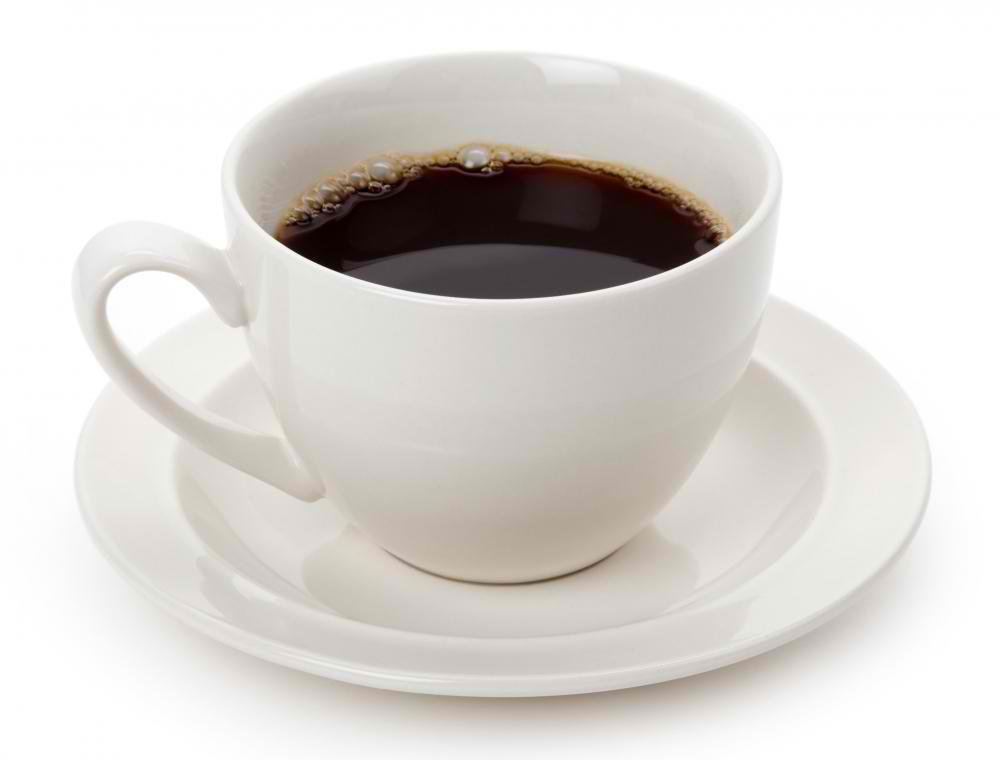
#> input picture exercise_submissions/data/coffee.jpg, 1000 x 760 px
$ jupyter execute exercise_submission_imageFFT_TM.ipynb
#> lines starting #> are read from the running program, lines starting #| are printed output that depends on the picture; after the words box and inside, x2 and y2 are one past the last pixel; in counts of white or black regions, pixels touching at a corner belong together
[cell 1]
import numpy as np
import matplotlib.pyplot as plt
import scipy.io.wavfile
import scipy.fftpack
import cv2

[cell 2]
# load an image in black and white and show it
image = 'data//coffee.jpg'
# image = 'data//cookies.jpg'
im_gray = cv2.imread(image, 0)
#> im_gray: shape (760, 1000); min 0, max 255, mean 216

fig = plt.figure()
plt.imshow( im_gray , cmap='gray')
y = plt.show()

[cell 3]
# show the frequency spectrum of that image
y = scipy.fftpack.fft2(im_gray)
yshift = scipy.fftpack.fftshift(y)

plt.imshow(np.log10(abs(yshift)) ,cmap='gray')
plt.show()
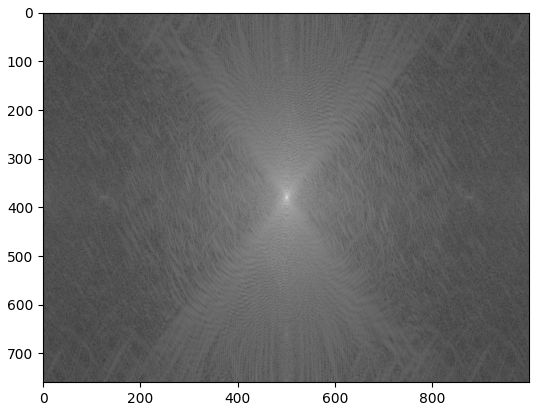
#> figure drawn by matplotlib, 1 panel

# show the inversely transformed image (image is conserved)
x = scipy.fftpack.ifftshift(yshift)
im_return = scipy.fftpack.ifft2(x)

plt.imshow( abs(im_return),cmap = 'gray')
plt.show()
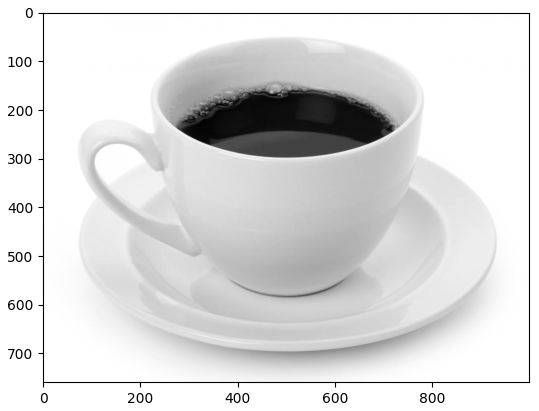
#> figure drawn by matplotlib, 1 panel

[cell 4]
# Create a random Boolean mask
def create_random_mask(y,zero_fraction):
    rand_mask = np.random.random(y.shape)
    rand_mask[rand_mask>=zero_fraction] = 0
    mask = rand_mask.round().astype(bool)
    return mask

# Set masked frequency values to 0 that
y_random = y.copy()
fraction_to_zero = 0.9
mask = create_random_mask(y_random, fraction_to_zero)
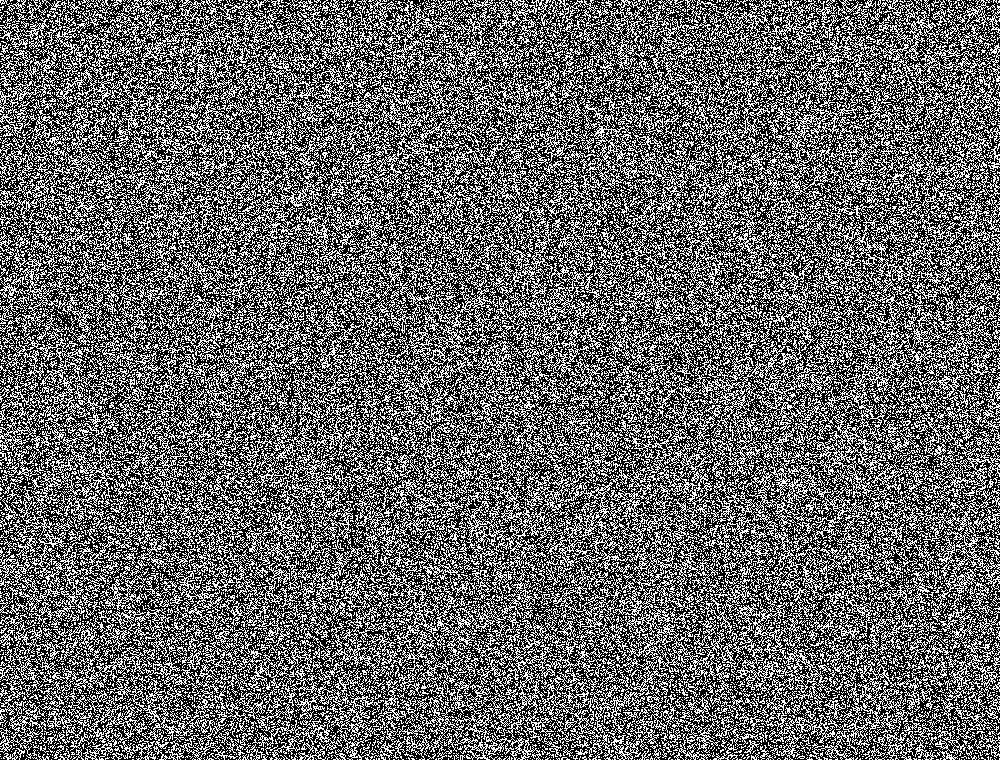
#> mask: shape (760, 1000) bool; 40.1% white in thin lines or dots
y_random[mask] = 0

# Plot frequency spectrum after mask is applied
yshift = scipy.fftpack.fftshift(y_random)
plt.imshow(np.log10(abs(yshift)+1) ,cmap='gray')
plt.show()
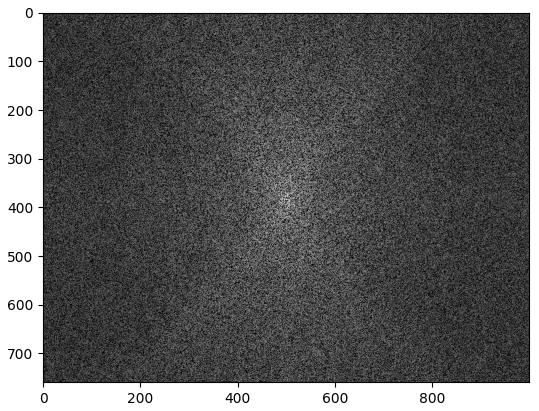
#> figure drawn by matplotlib, 1 panel

# transform masked image back to image-space and show it
x = scipy.fftpack.ifftshift(y_random)
im_return = scipy.fftpack.ifft2(x)

plt.imshow( abs(im_return),cmap = 'gray')
plt.show()
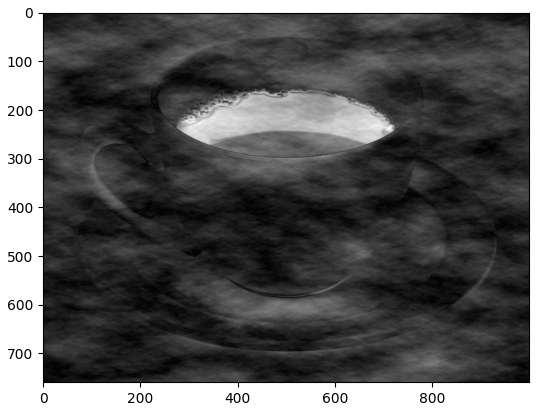
#> figure drawn by matplotlib, 1 panel

[cell 5]
# Create a Boolean mask for lowest values
def create_smallValue_mask(y,zero_fraction):
#> called with y = array of shape (760, 1000), zero_fraction = 0.9
    N = y.shape[0]*y.shape[1]
#> N = 760000
    mask = abs(y).reshape(N)
    N_ratio = 0.9
    cutoff = np.round(N*N_ratio).astype(int)
#> cutoff = 684000
    y_ind_lowtohigh = mask.argsort()
    mask[y_ind_lowtohigh[1:cutoff] ] = 1
    mask[y_ind_lowtohigh[cutoff+1::] ] = 0
    mask_shaped = np.reshape( mask.astype(bool), y.shape)
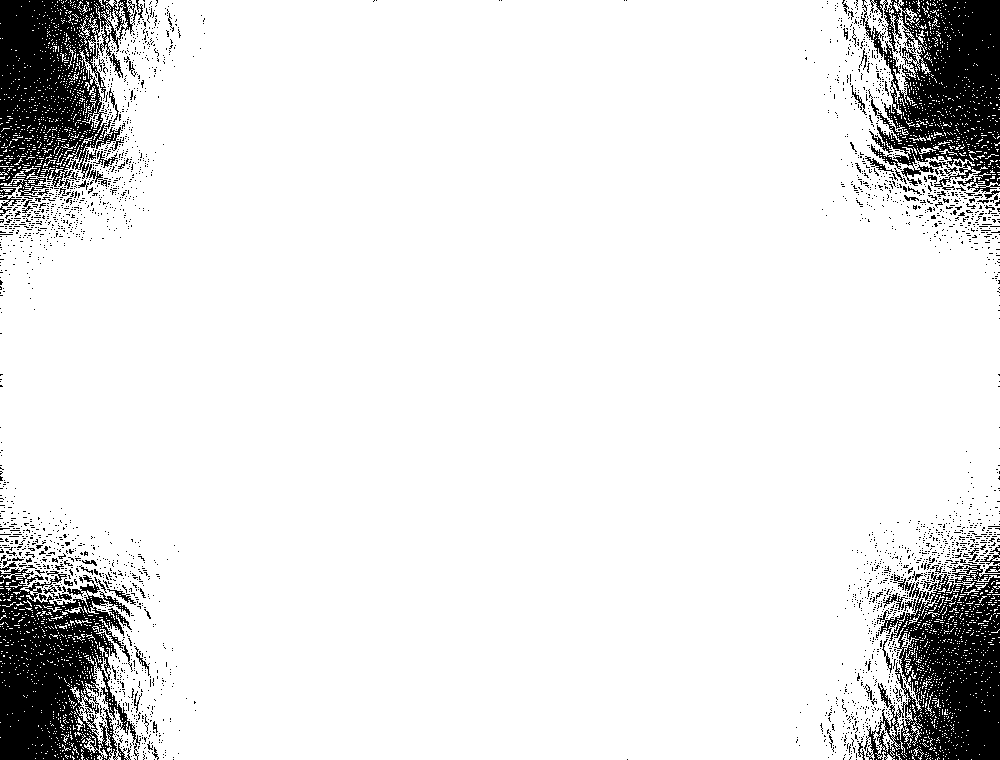
#> mask_shaped: shape (760, 1000) bool; 90% white; 2819 black regions (2740 under 20 px), largest, box (x1, y1, x2, y2) and area: (0, 568, 140, 760) 16745, (861, 0, 1000, 193) 16686, (0, 0, 137, 197) 16215
    return mask_shaped

# Set masked frequency values to 0
y_smallValue = y.copy()
fraction_to_zero = 0.9
mask = create_smallValue_mask(y_smallValue,fraction_to_zero)
y_smallValue[mask] = 0

# Plot frequency spectrum after mask is applied
yshift = scipy.fftpack.fftshift(y_smallValue)
plt.imshow(np.log10(abs(yshift)+1) ,cmap='gray')
plt.show()
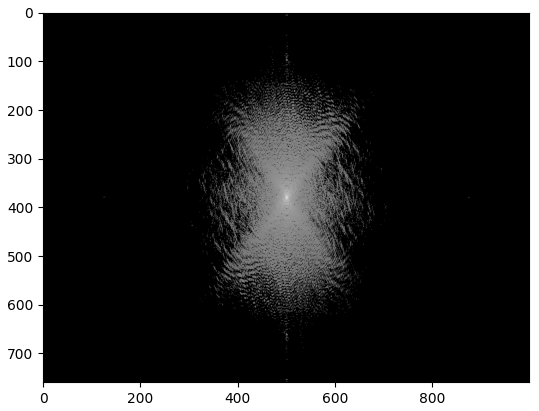
#> figure drawn by matplotlib, 1 panel

# transform masked image back to image-space and show it
x = scipy.fftpack.ifftshift(y_smallValue)
im_return = scipy.fftpack.ifft2(x)

plt.imshow( abs(im_return),cmap = 'gray')
plt.show()

[cell 6]
im_BGR = cv2.imread(image, 1)
#> im_BGR is the input picture: shape (760, 1000, 3); mean B, G, R 211.7, 215.3, 218.8
N_colors = im_BGR.shape
#> N_colors = (760, 1000, 3)
fraction_to_zero = 1
mask = create_smallValue_mask(y_smallValue,fraction_to_zero)

y_BGR = np.empty(N_colors,dtype=np.complex_)
im_BGR_return = np.empty(N_colors,dtype=np.complex_)

for j in range(N_colors[2]):
    print(j)
    y_BGR[:,:,j] = scipy.fftpack.fft2(im_BGR[:,:,j])
#     y_BGR[mask,j] = 0
    im_BGR_return[:,:,j] = scipy.fftpack.ifft2(y_BGR[:,:,j])

# [16 lines of commented-out code are left out]
plt.imshow( abs(im_BGR_return))
plt.show()
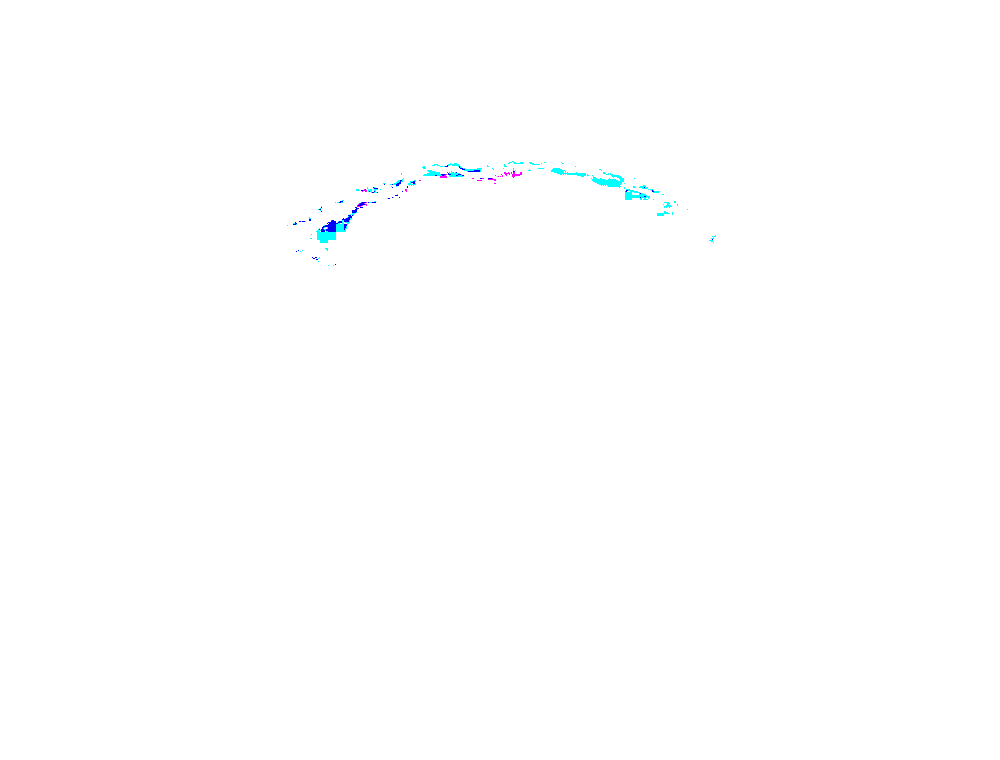
#> shown: shape (760, 1000, 3) float64; mean R, G, B 0.998, 0.999, 1

$ run again, with exercise_submissions/data/cookies.jpg copied over exercise_submissions/data/coffee.jpg
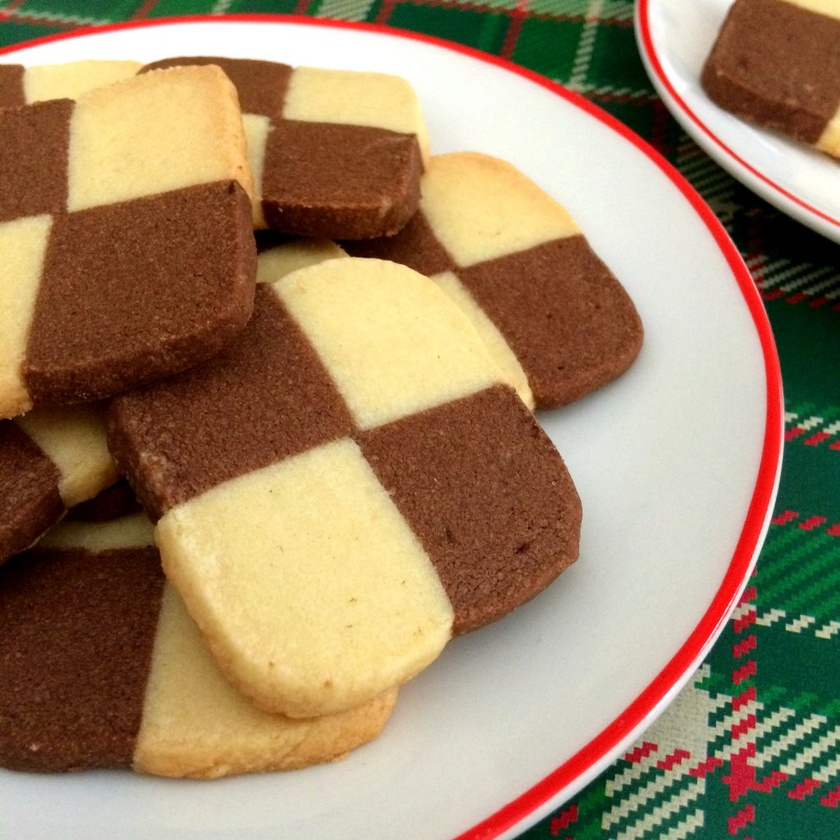
#> input picture exercise_submissions/data/cookies.jpg, 840 x 840 px, shrunk from 1024 x 1024 before the run
#> `mask = create_random_mask(y_random, fraction_to_zero)`:
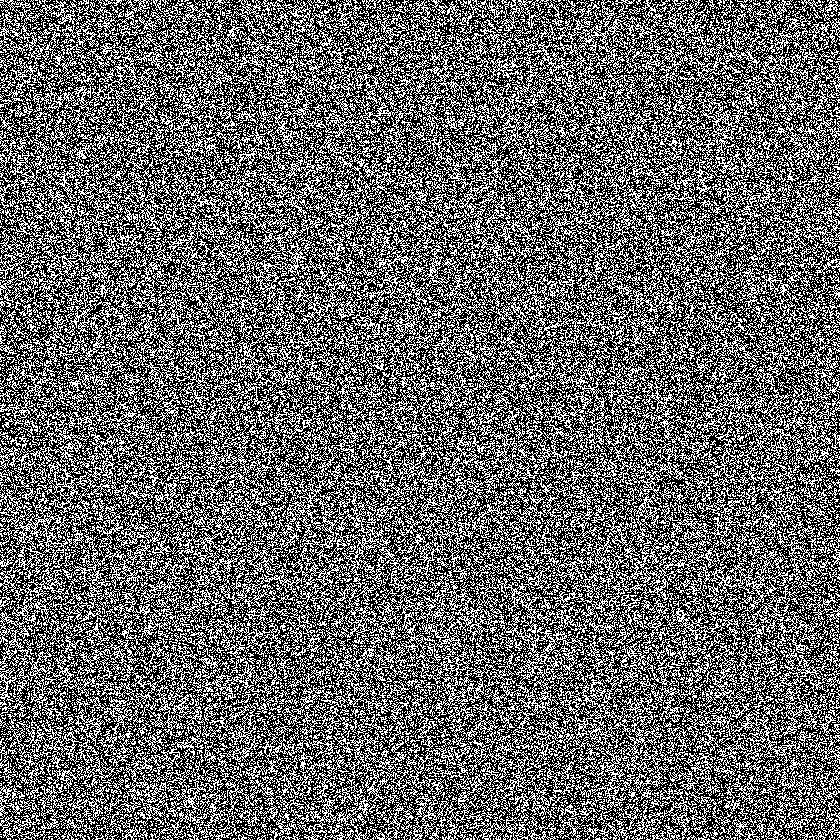
#> mask: shape (840, 840) bool; 40.1% white in thin lines or dots
#> mask_shaped: shape (840, 840) bool; 90% white; 4854 black regions (4789 under 20 px), largest, box (x1, y1, x2, y2) and area: (0, 0, 840, 840) 57344, (90, 93, 127, 113) 210, (714, 728, 751, 748) 210
#> im_BGR is the input picture: shape (840, 840, 3); mean B, G, R 103.6, 134.1, 160.2
#> `plt.show()`:
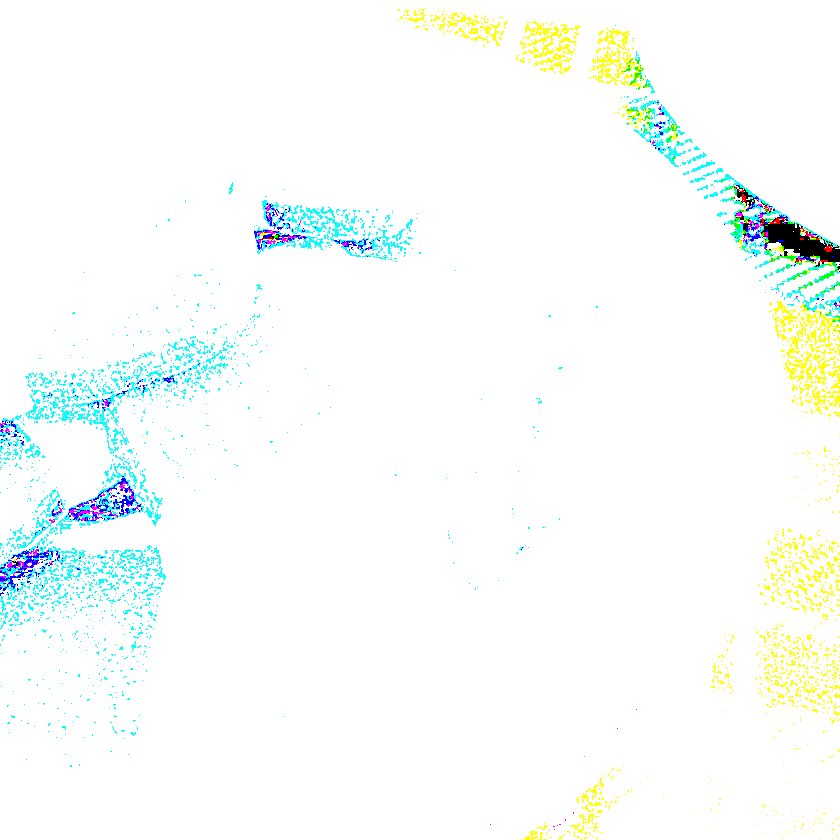
#> shown: shape (840, 840, 3) float64; mean R, G, B 0.975, 0.993, 0.983
